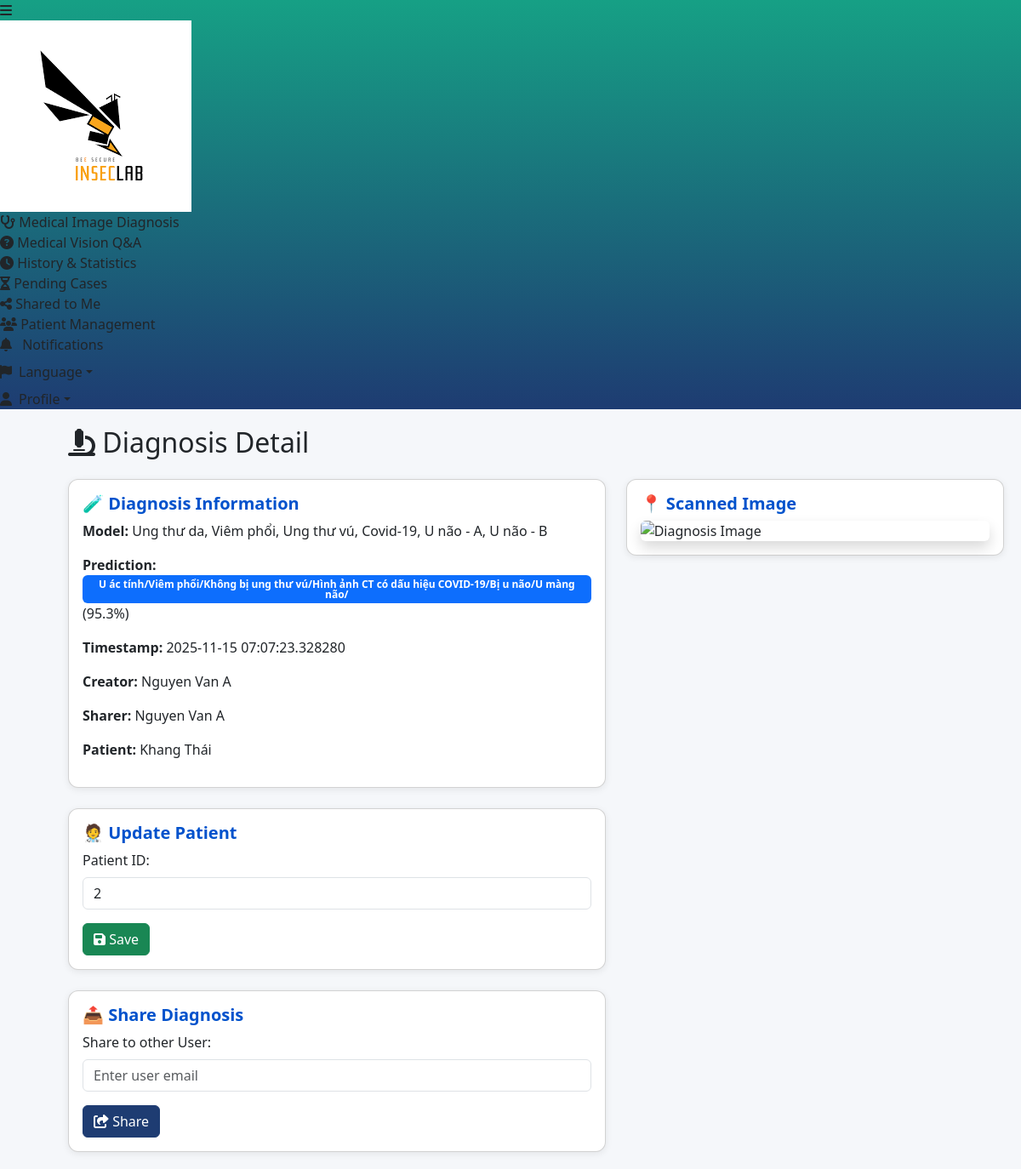
Page /diagnosis_detail?tag=diag&id=1 (signed in) on the committed database.
### tables this page shows
CREATE TABLE diagnoses
                 (id INTEGER PRIMARY KEY AUTOINCREMENT,
                  user_id INTEGER,
                  patient_id INTEGER,
                  model TEXT,
                  image_filename TEXT,
                  prediction TEXT,
                  probability REAL,
                  share_to TEXT,
                  accept_share INTEGER,
                  sharer INTEGER,
                  timestamp DATETIME,
                  FOREIGN KEY (user_id) REFERENCES users(id));

CREATE TABLE users
                 (id INTEGER PRIMARY KEY AUTOINCREMENT,
                  full_name TEXT NOT NULL,
                  email TEXT UNIQUE NOT NULL,
                  phone TEXT,
                  profile_pic TEXT,
                  role TEXT,
                  password_hash TEXT NOT NULL);

CREATE TABLE patients (
            id INTEGER PRIMARY KEY AUTOINCREMENT,
            name TEXT NOT NULL,
            age INTEGER,
            gender TEXT,
            phone TEXT,
            email TEXT,
            address TEXT,
            creator_id INTEGER NOT NULL
        );

### app.py (the view, shortened to what this page needs)
@app.route("/diagnosis_detail")
@limiter.limit("10 per minute")
def diagnosis_detail():
    diag_id = request.args.get("id")
    tag = request.args.get("tag")
    if not diag_id or not tag:
        return "Missing id or tag", 400
    if ('user_id' not in session) or ('user_role' not in session):
        flash("Vui lòng đăng nhập", "danger")
        return redirect(url_for('index'))
    if tag == 'diag':
        conn = get_db_conn()
        row = conn.execute("SELECT id, user_id, patient_id, model, image_filename, prediction, probability, timestamp, share_to, sharer FROM diagnoses WHERE id = ?", (diag_id,)).fetchone()
        user_row = conn.execute("SELECT email FROM users WHERE id = ?", (session['user_id'],)).fetchone()
        conn.close()
        if not row:
            return "Diagnosis not found", 404
        if user_row:
            user_email = user_row["email"]
        else:
            flash("Không tìm thấy người dùng với id này!", "danger")
            return redirect(request.referrer)
        if row[1] != session['user_id'] and row[8] != user_email:
            return redirect(url_for('shared_to_me'))
        showUpdate = False
        if row[1] == session['user_id']:
            showUpdate = True
        conn = get_db_conn()
        creator = conn.execute("SELECT full_name from users WHERE id = ?", (row[1],)).fetchone()
        sharer = conn.execute("SELECT full_name from users WHERE id = ?", (row[9],)).fetchone()
        patient = conn.execute("SELECT name from patients WHERE id = ?", (row[2],)).fetchone()
        conn.close()
        if not creator:
            creator = ["N/A"]
        if not sharer:
            sharer = ["N/A"]
        if not patient:
            patient = ["N/A"]
        model_map = {
            "skin_cancer_vit": "Ung thư da",
            "pneumonia_vit": "Viêm phổi",
            "covid19_vit": "Covid-19",
            "breast_cancer_vit": "Ung thư vú",
            "brain_tumor_vit": "U não - A",
            "brain_tumor_resnet": "U não - B"
        }
        model = ", ".join(model_map.get(m.strip(), m.strip()) for m in row[3].split(","))
        diagnosis = {
            "id": row[0],
            "creator": creator[0],
            "patient_id": row[2],
            "model": model,
            "image_filename": row[4],
            "prediction": row[5],
            "probability": row[6],
            "timestamp": row[7],
            "share_to": row[8],
            "sharer": sharer[0],
            "patient": patient[0]
        }
    return render_template("diagnosis_detail.html", tag=tag, notifications=g.notifications, showUpdate=showUpdate, isDoctor=True, show_patient_management=True, diagnosis=diagnosis)

### app.py (called while the page is built)
def get_db_conn():
    conn = sqlite3.connect(DB_FILE)
    conn.row_factory = sqlite3.Row
    return conn

### templates/diagnosis_detail.html (shortened to what this page needs)
<!DOCTYPE html>
<html lang="en">
<head>
  <link href="https://cdn.jsdelivr.net/npm/bootstrap@5.3.2/dist/css/bootstrap.min.css" rel="stylesheet">
  <link rel="stylesheet" href="https://cdnjs.cloudflare.com/ajax/libs/font-awesome/6.4.2/css/all.min.css">
  <link rel="stylesheet" href="{{ url_for('static', path='sidebar.css') }}">
</head>
<body class="sidebar-collapsed">
  {% include 'sidebar.html' %}
  <div class="content">
    <h2 class="mb-4"><i class="fa-solid fa-microscope"></i> Diagnosis Detail</h2>
    <div class="row">
      <div class="col-md-7">
        <div class="card p-3 mb-4">
          <h5 class="card-title">🧪 Diagnosis Information</h5>
          <p><strong>Model:</strong> {{ diagnosis.model }}</p>
          {% if tag == "diag" %}
            <p><strong>Prediction:</strong>
                <span class="badge bg-primary">{{ diagnosis.prediction }}</span>
                ({{ (diagnosis.probability * 100) | round(2) }}%)
            </p>
          {% endif %}
          <p><strong>Timestamp:</strong> {{ diagnosis.timestamp }}</p>
          <p><strong>Creator:</strong> {{ diagnosis.creator }}</p>
          <p><strong>Sharer:</strong> {{ diagnosis.sharer }}</p>
          <p><strong>Patient:</strong> {{ diagnosis.patient }}</p>
        </div>
        {% if showUpdate == True %}
        <div class="card p-3 mb-4">
          <h5 class="card-title">🧑‍⚕️ Update Patient</h5>
          <form action="/update_patient_diagnosis" method="POST">
            <label class="form-label">Patient ID:</label>
            <input type="text" class="form-control" name="patient_id" value="{{ diagnosis.patient_id }}">
            <button class="btn btn-success mt-3"><i class="fa-solid fa-floppy-disk"></i> Save</button>
          </form>
        </div>
        {% endif %}
        <div class="card p-3">
          <h5 class="card-title">📤 Share Diagnosis</h5>
          <form action="/share_diagnosis" method="POST">
            <label class="form-label">Share to other User:</label>
            <input type="text" class="form-control" name="user_id" required placeholder="Enter user email">
            <button class="btn btn-primary mt-3"><i class="fa-solid fa-share-from-square"></i> Share</button>
          </form>
        </div>
      </div>
      <div class="col-md-5">
        <div class="card p-3">
          <h5 class="card-title">📍 Scanned Image</h5>
          <img src="{{ url_for('static', path='uploads/' ~ diagnosis.image_filename) }}"
               alt="Diagnosis Image" class="img-fluid rounded shadow">
        </div>
      </div>
    </div>
  </div>
</body>
</html>

### templates/diagnosis_detail.html (style rules this page uses)
body { background: #f5f7fa; }
.card { border-radius: 12px; box-shadow: 0 2px 8px rgba(0,0,0,0.08); transition: transform 0.2s, box-shadow 0.2s; }
.card-title { font-weight: 600; color: #0052cc; }
.badge { white-space: normal !important; }
.content { padding: 20px; transition: margin-left 0.3s; }
body.sidebar-collapsed .content { margin-left: 60px; }

### templates/sidebar.html (style rules this page uses)
.btn-primary { border-color: #1e3c72 !important; background: #1e3c72 !important; }

### rows in the picture
diagnoses: prediction "U ác tính/Viêm phổi/Không bị ung thư vú/Hình ảnh CT có dấu hiệu COVID-19/Bị u não/U màng não/", (diagnosis.probability*100)|round(2) "95.3", timestamp "2025-11-15 07:07:23.328280"
users: creator "Nguyen Van A", sharer "Nguyen Van A"
patients: patient "Khang Thái"

### other values in the picture
{{ diagnosis.model }} "Ung thư da, Viêm phổi, Ung thư vú, Covid-19, U não - A, U não - B"
